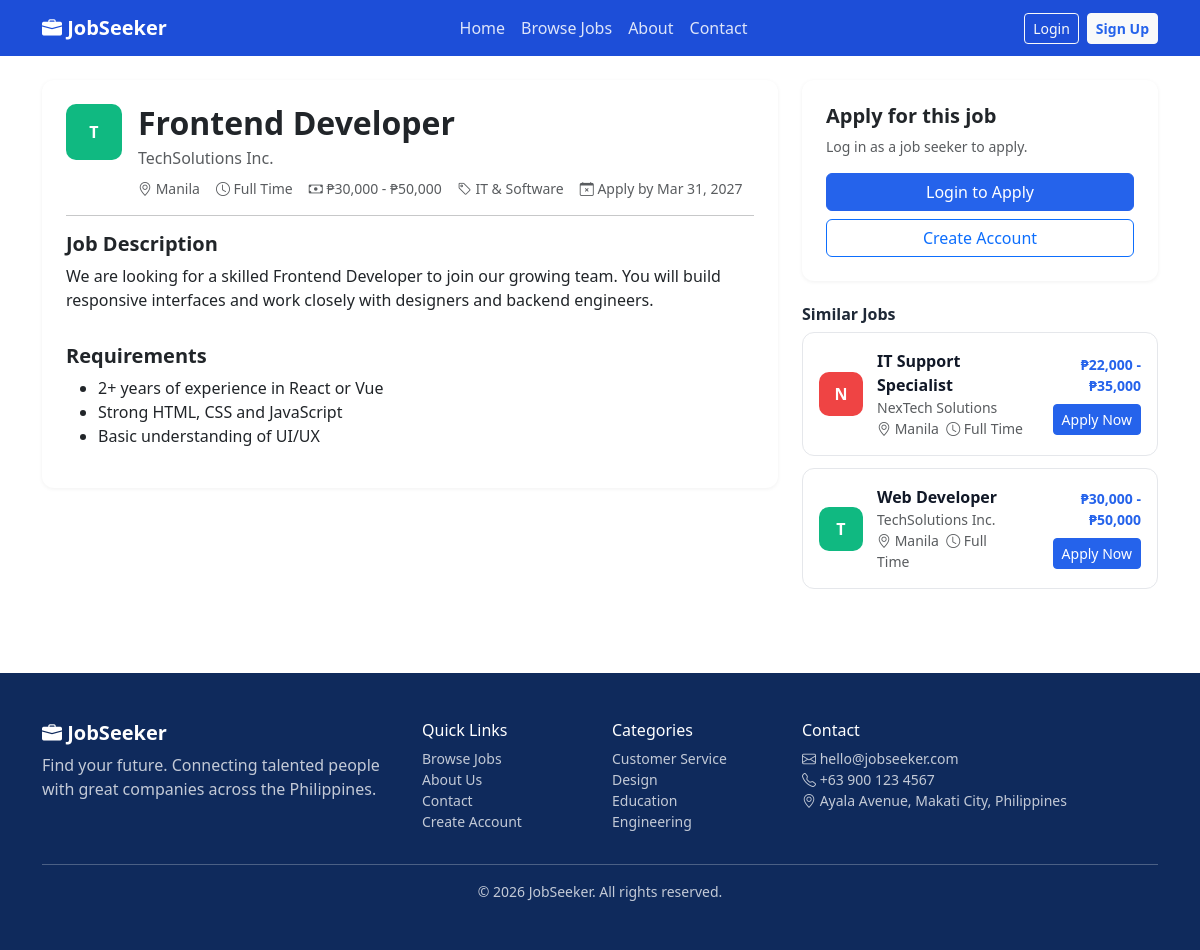
Page /job-details.php?id=1 on the committed database.
### tables this page shows
CREATE TABLE jobs (
  id INT AUTO_INCREMENT PRIMARY KEY,
  company_id INT NOT NULL, category_id INT NULL, posted_by INT NULL,
  title VARCHAR(150) NOT NULL, description TEXT NOT NULL, requirements TEXT,
  location VARCHAR(100) NOT NULL,
  job_type ENUM('Full Time','Part Time','Contract','Internship') NOT NULL DEFAULT 'Full Time',
  salary_min INT NULL, salary_max INT NULL,
  status ENUM('open','closed','draft') NOT NULL DEFAULT 'open',
  is_featured TINYINT(1) NOT NULL DEFAULT 0,
  deadline DATE NULL,
  created_at TIMESTAMP DEFAULT CURRENT_TIMESTAMP,
  updated_at TIMESTAMP DEFAULT CURRENT_TIMESTAMP ON UPDATE CURRENT_TIMESTAMP,
  INDEX idx_status (status), INDEX idx_location (location), INDEX idx_type (job_type), FULLTEXT idx_search (title, description),
  FOREIGN KEY (company_id) REFERENCES companies(id) ON DELETE CASCADE,
  FOREIGN KEY (category_id) REFERENCES job_categories(id) ON DELETE SET NULL,
  FOREIGN KEY (posted_by) REFERENCES users(id) ON DELETE SET NULL
);

CREATE TABLE companies (
  id INT AUTO_INCREMENT PRIMARY KEY,
  name VARCHAR(150) NOT NULL, industry VARCHAR(100), location VARCHAR(100), website VARCHAR(150), description TEXT,
  created_at TIMESTAMP DEFAULT CURRENT_TIMESTAMP,
  updated_at TIMESTAMP DEFAULT CURRENT_TIMESTAMP ON UPDATE CURRENT_TIMESTAMP,
  INDEX idx_name (name)
);

CREATE TABLE job_categories (
  id INT AUTO_INCREMENT PRIMARY KEY,
  name VARCHAR(100) NOT NULL UNIQUE,
  created_at TIMESTAMP DEFAULT CURRENT_TIMESTAMP
);

CREATE TABLE system_settings (
  id INT AUTO_INCREMENT PRIMARY KEY,
  setting_key VARCHAR(80) NOT NULL UNIQUE, setting_value TEXT,
  updated_at TIMESTAMP DEFAULT CURRENT_TIMESTAMP ON UPDATE CURRENT_TIMESTAMP
);

### includes/auth.php (called while the page is built, shortened)
<?php
require_once __DIR__ . '/functions.php';
function user() {
    static $u = null;
    return $u ?: null;
}

### job-details.php (the view, shortened to what this page needs)
<?php
require_once __DIR__ . '/includes/auth.php';
$id = (int)($_GET['id'] ?? 0);
$job = row(JOB_SELECT . ' WHERE j.id=?', [$id]);
$u = user();
$canManage = $u && in_array($u['role'], ['staff', 'admin']);
$isOpen = $job['status'] === 'open' && (!$job['deadline'] || $job['deadline'] >= date('Y-m-d'));
$app = $u && $u['role'] === 'seeker' ? row('SELECT * FROM applications WHERE job_id=? AND user_id=?', [$id, $u['id']]) : null;
$saved = saved_ids();
$related = rows(JOB_SELECT . " WHERE j.status='open' AND j.category_id <=> ? AND j.id<>? ORDER BY j.created_at DESC LIMIT 3", [$job['category_id'], $id]);
include __DIR__ . '/includes/header.php';
?>
<div class="container py-4"><div class="row g-4">
  <div class="col-lg-8"><div class="card p-4">
    <div class="d-flex gap-3 align-items-start">
      <?= company_logo($job, 56) ?>
      <div class="flex-grow-1"><h2 class="fw-bold mb-1"><?= e($job['title']) ?></h2>
        <div class="text-muted"><?= e($job['company_name']) ?></div>
        <div class="mt-2 d-flex flex-wrap gap-3 small text-muted">
          <span><i class="bi bi-geo-alt"></i> <?= e($job['location']) ?></span><span><i class="bi bi-clock"></i> <?= e($job['job_type']) ?></span>
          <span><i class="bi bi-cash"></i> <?= salary($job) ?></span><?php if ($job['category_name']): ?><span><i class="bi bi-tag"></i> <?= e($job['category_name']) ?></span><?php endif; ?>
          <?php if ($job['deadline']): ?><span><i class="bi bi-calendar-x"></i> Apply by <?= date('M d, Y', strtotime($job['deadline'])) ?></span><?php endif; ?></div></div>
    </div>
    <hr><h5 class="fw-bold">Job Description</h5><p class="job-desc"><?= e($job['description']) ?></p>
    <?php if ($job['requirements']): ?><h5 class="fw-bold mt-3">Requirements</h5><ul><?php foreach (preg_split('/\R/', $job['requirements']) as $r) if (trim($r) !== '') echo '<li>' . e($r) . '</li>'; ?></ul><?php endif; ?>
  </div></div>
  <div class="col-lg-4">
    <div class="card p-4" id="apply">
      <h5 class="fw-bold">Apply for this job</h5>
      <?php if ($canManage): ?><p class="text-muted small mb-0">You are logged in as <?= e($u['role']) ?>. Only job seekers can apply.</p>
      <?php elseif (!$isOpen): ?><div class="alert alert-secondary mb-0">This job is closed.</div>
      <?php elseif (!$u): ?><p class="text-muted small">Log in as a job seeker to apply.</p><a href="<?= url('login.php') ?>" class="btn btn-primary w-100 mb-2">Login to Apply</a><a href="<?= url('register.php') ?>" class="btn btn-outline-primary w-100">Create Account</a>
      <?php elseif ($app): ?><p class="mb-1">You applied on <?= date('M d, Y', strtotime($app['created_at'])) ?></p><?= status_badge($app['status'], $app['id']) ?><a href="<?= url('seeker/my-applications.php') ?>" class="btn btn-outline-primary w-100 mt-3">Track Application</a>
      <?php endif; ?>
    </div>
    <?php if ($related): ?><h6 class="fw-bold mt-4">Similar Jobs</h6><?php foreach ($related as $r) echo job_card($r, $saved); endif; ?>
  </div>
</div></div>
<?php include __DIR__ . '/includes/footer.php'; ?>

### includes/functions.php (shortened to what this page needs)
<?php
require_once __DIR__ . '/../config/config.php';
function e($v) { return htmlspecialchars((string)$v, ENT_QUOTES, 'UTF-8'); }
function url($p = '') { return BASE_URL . '/' . ltrim($p, '/'); }
function q($sql, $p = []) { global $pdo; $s = $pdo->prepare($sql); $s->execute($p); return $s; }
function row($sql, $p = []) { return q($sql, $p)->fetch(); }
function rows($sql, $p = []) { return q($sql, $p)->fetchAll(); }
function val($sql, $p = []) { return q($sql, $p)->fetchColumn(); }
function setting($key, $default = '') { $v = val('SELECT setting_value FROM system_settings WHERE setting_key=?', [$key]); return $v === false ? $default : $v; }
function money($n) { return '₱' . number_format((float)$n); }
function salary($j) { return $j['salary_min'] ? money($j['salary_min']) . ' - ' . money($j['salary_max']) : 'Negotiable'; }
function company_logo($j, $size = 44) {
    $colors = ['#2563EB', '#10B981', '#F59E0B', '#8B5CF6', '#EF4444', '#0EA5E9'];
    return '<span class="co-logo" style="width:' . $size . 'px;height:' . $size . 'px;background:' . $colors[($j['company_id'] ?? 0) % 6] . '">' . e(strtoupper(substr($j['company_name'], 0, 1))) . '</span>';
}
function saved_ids() {
    if (($_SESSION['role'] ?? '') !== 'seeker') return [];
    return array_column(rows('SELECT job_id FROM saved_jobs WHERE user_id=?', [$_SESSION['uid']]), 'job_id');
}
function job_card($j, $saved = []) {
    ob_start(); ?>
    <div class="job-card">
      <?= company_logo($j) ?>
      <div class="flex-grow-1 min-w-0">
        <a href="<?= url('job-details.php?id=' . $j['id']) ?>" class="job-title"><?= e($j['title']) ?></a>
        <div class="text-muted small"><?= e($j['company_name']) ?></div>
        <div class="small text-muted"><i class="bi bi-geo-alt"></i> <?= e($j['location']) ?> &nbsp;<i class="bi bi-clock"></i> <?= e($j['job_type']) ?></div>
      </div>
      <div class="text-end">
        <div class="fw-semibold small text-primary mb-2"><?= salary($j) ?></div>
        <a href="<?= url('job-details.php?id=' . $j['id']) ?>" class="btn btn-sm btn-primary">Apply Now</a>
      </div>
    </div>
    <?php return ob_get_clean();
}

### includes/footer.php (shortened to what this page needs)
<?php $layout = $layout ?? 'public'; ?>
<?php if ($layout === 'dash'): ?>
    </main>
  </div>
</div>
<?php elseif ($layout === 'public'): ?>
<footer class="site-footer mt-5">
  <div class="container py-5">
    <div class="row g-4">
      <div class="col-lg-4"><h5 class="fw-bold"><i class="bi bi-briefcase-fill"></i> JobSeeker</h5><p class="opacity-75">Find your future. Connecting talented people with great companies across the Philippines.</p></div>
      <div class="col-6 col-lg-2"><h6>Quick Links</h6><ul class="list-unstyled small">
        <li><a href="<?= url('jobs.php') ?>">Browse Jobs</a></li><li><a href="<?= url('about.php') ?>">About Us</a></li><li><a href="<?= url('contact.php') ?>">Contact</a></li><li><a href="<?= url('register.php') ?>">Create Account</a></li></ul></div>
      <div class="col-6 col-lg-2"><h6>Categories</h6><ul class="list-unstyled small">
        <?php foreach (rows('SELECT id,name FROM job_categories ORDER BY name LIMIT 4') as $c): ?><li><a href="<?= url('jobs.php?category=' . $c['id']) ?>"><?= e($c['name']) ?></a></li><?php endforeach; ?></ul></div>
      <div class="col-lg-4"><h6>Contact</h6><ul class="list-unstyled small opacity-75">
        <li><i class="bi bi-envelope"></i> <?= e(setting('contact_email')) ?></li><li><i class="bi bi-telephone"></i> <?= e(setting('contact_phone')) ?></li><li><i class="bi bi-geo-alt"></i> <?= e(setting('contact_address')) ?></li></ul></div>
    </div>
    <hr class="opacity-25"><div class="small opacity-75 text-center">&copy; <?= date('Y') ?> JobSeeker. All rights reserved.</div>
  </div>
</footer>
<?php endif; ?>
</body>
</html>

### assets/css/style.css (style rules this page uses)
:root { --primary:#2563EB;--primary-dark:#1d4ed8;--navy:#0f2a5c;--navy2:#143570;--success:#10B981;--warning:#F59E0B;--danger:#EF4444;--gray:#6B7280;--bg:#F3F4F6 }
body { font-family:'Segoe UI',system-ui,-apple-system,Roboto,sans-serif;background:#fff;color:#1f2937 }
.min-w-0 { min-width:0 }
.btn-primary { --bs-btn-bg:var(--primary);--bs-btn-border-color:var(--primary);--bs-btn-hover-bg:var(--primary-dark);--bs-btn-hover-border-color:var(--primary-dark) }
.text-primary { color:var(--primary)!important }
.job-card { display:flex;gap:14px;align-items:center;background:#fff;border:1px solid #e5e7eb;border-radius:12px;padding:16px;margin-bottom:12px;transition:.2s }
.job-title { font-weight:700;color:#111827;text-decoration:none }
.co-logo { display:inline-flex;align-items:center;justify-content:center;border-radius:10px;color:#fff;font-weight:700;flex-shrink:0 }
.card { border:0;border-radius:12px;box-shadow:0 1px 4px rgba(0,0,0,.06) }
.site-footer { background:var(--navy);color:#fff }
.site-footer a { color:rgba(255,255,255,.75);text-decoration:none }
.job-desc { white-space:pre-line }

### rows in the picture
jobs: company.name "T", title "Frontend Developer", company.name "TechSolutions Inc.", location "Manila", job_type "Full Time", salary($job) "₱30,000 - ₱50,000", category.name "IT & Software", deadline "Mar 31, 2027", description "We are looking for a skilled Frontend Developer to join our growing team. You will build responsive interfaces and work closely with designers and backend engineers.", requirements "2+ years of experience in React or Vue", requirements "Strong HTML, CSS and JavaScript", requirements "Basic understanding of UI/UX"
jobs: company.name "N", title "IT Support Specialist", company.name "NexTech Solutions", location "Manila", job_type "Full Time", salary($j) "₱22,000 - ₱35,000"
jobs: company.name "T", title "Web Developer", company.name "TechSolutions Inc.", location "Manila", job_type "Full Time", salary($j) "₱30,000 - ₱50,000"
job_categories: name "Customer Service"
job_categories: name "Design"
job_categories: name "Education"
job_categories: name "Engineering"
system_settings: setting_value "hello@jobseeker.com"
system_settings: setting_value "+63 900 123 4567"
system_settings: setting_value "Ayala Avenue, Makati City, Philippines"

### other values in the picture
$l "Home"
$l "Browse Jobs"
$l "About"
$l "Contact"
